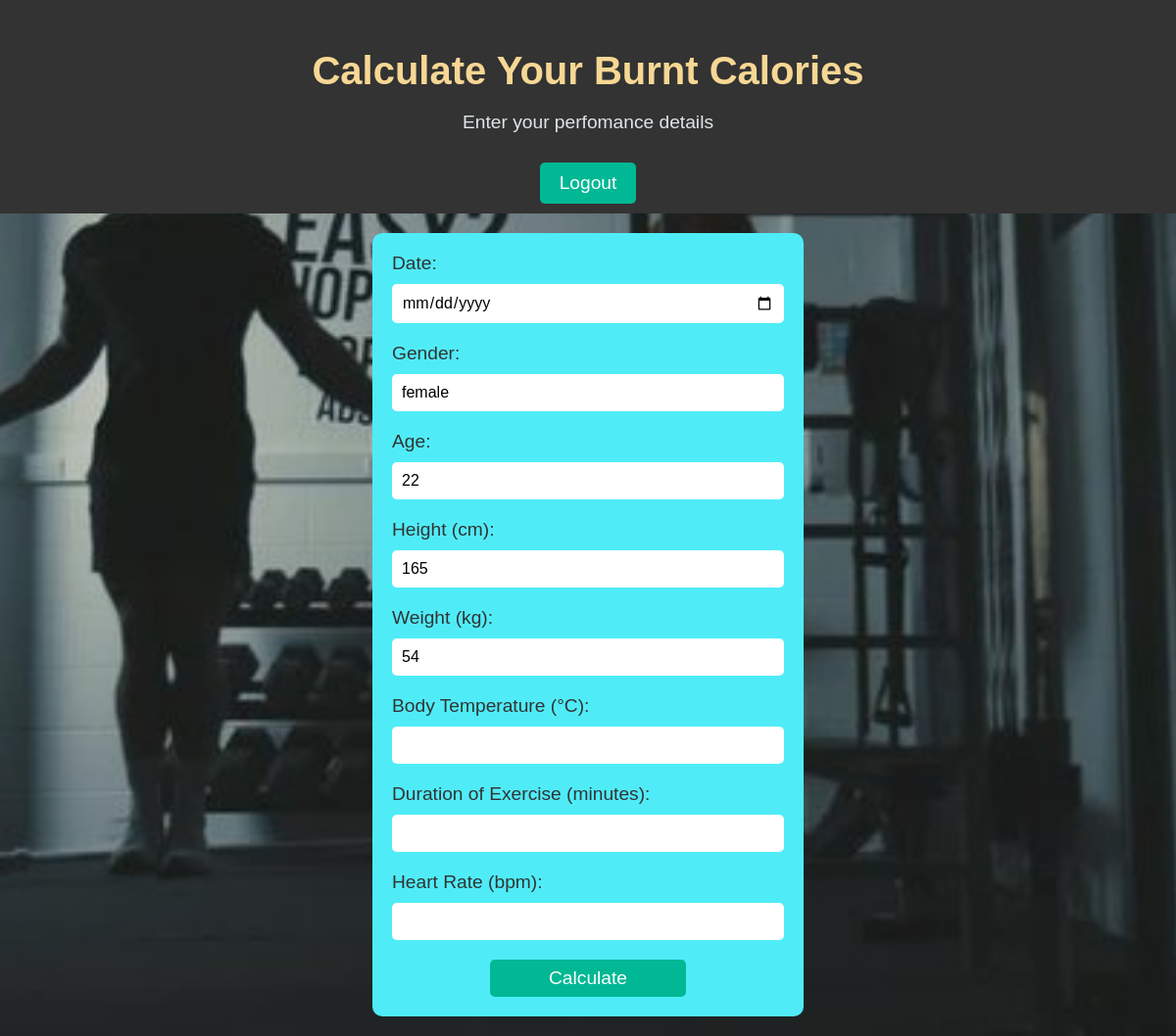
The page /calculate_calorie (signed in) on the database its author committed.
### calorie_tracker_using_ml/app.py (models this page shows)
class Member(db.Model):
    uname = db.Column(db.String(50), primary_key=True)  # Primary Key
    password = db.Column(db.String(200), nullable=False)
    name = db.Column(db.String(100), nullable=False)
    gender = db.Column(db.String(10), nullable=False)
    age = db.Column(db.Integer, nullable=False)
    height = db.Column(db.Integer, nullable=False)  # Height in cm
    weight = db.Column(db.Integer, nullable=False)  # Weight in kg
    kind = db.Column(db.String(20), nullable=False)  # Could represent membership type or other info

### calorie_tracker_using_ml/app.py (the view)
@app.route('/calculate_calorie', methods=['GET', 'POST'])
def calculate_calorie():
    if 'username' not in session:
        return redirect(url_for('login'))
    user = db.session.query(Member).filter_by(uname=session['username']).first()
    if request.method == 'POST':
        return redirect(url_for('member_dashboard'))
    min_date = datetime.date.today().isoformat()
    return render_template('calculate_calorie.html', user=user, min_date=min_date)

### calorie_tracker_using_ml/templates/calculate_calorie.html (shortened to what this page needs)
<!DOCTYPE html>
<html lang="en">
<head>
    <link rel="stylesheet" href="{{ url_for('static', filename='css/styles.css') }}">
</head>
<body>
    <header>
        <h1>Calculate Your Burnt Calories</h1>
        <p>Enter your perfomance details</p>
        <button class="logout-btn" onclick="location.href='{{ url_for('logout') }}'">Logout</button>
    </header>
    <main>
        <div class="form-container">
            <form action="/calculate" method="POST">
                <div class="input-group">
                    <label for="date">Date:</label>
                    <input type="date" id="date" name="date" min="{{ min_date }}" required>
                </div>
                <div class="input-group">
                    <label for="gender">Gender:</label>
                    <input type="text" id="gender" name="gender" value="{{ user.gender }}" readonly>
                </div>
                <div class="input-group">
                    <label for="age">Age:</label>
                    <input type="number" id="age" name="age" value="{{ user.age }}" required>
                </div>
                <div class="input-group">
                    <label for="height">Height (cm):</label>
                    <input type="number" id="height" name="height" value="{{ user.height }}" required>
                </div>
                <div class="input-group">
                    <label for="weight">Weight (kg):</label>
                    <input type="number" id="weight" name="weight" value="{{ user.weight }}" required>
                </div>
                <div class="input-group">
                    <label for="body_temp">Body Temperature (°C):</label>
                    <input type="number" step="0.1" id="body_temp" name="body_temp" required>
                </div>
                <div class="input-group">
                    <label for="duration">Duration of Exercise (minutes):</label>
                    <input type="number" id="duration" name="duration" required>
                </div>
                <div class="input-group">
                    <label for="heart_rate">Heart Rate (bpm):</label>
                    <input type="number" id="heart_rate" name="heart_rate" required>
                </div>
                <button type="submit" class="btn">Calculate</button>
            </form>
        </div>
    </main>
</body>
</html>

### calorie_tracker_using_ml/static/css/styles.css (style rules this page uses)
body { font-family: Arial, sans-serif; background-color: #f0f0f0; margin: 0; padding: 0; }
header { background-color: #2c3e50; color: white; padding: 15px; text-align: center; }
main { padding: 20px; text-align: center; }
.input-group { display: block; font-size: 14px; margin-bottom: 5px; }
.input-group label { display: block; font-size: 14px; margin-bottom: 5px; color: #34495e; }
.input-group input { width: 100%; padding: 10px; border: 1px solid #ccc; border-radius: 5px; font-size: 14px; }
.btn { width: 100%; padding: 10px; background-color: #2c3e50; color: white; border: none; border-radius: 5px; cursor: pointer; font-size: 16px; }
.input-group { margin-bottom: 14px; text-align: left; }
.input-group label { display: block; font-size: 14px; margin-bottom: 5px; color: #ffffff; }
.input-group input, .input-group select { width: 480px; padding: 10px; border: 1px solid #ccc; border-radius: 5px; font-size: 14px; box-sizing: border-box; font-family: 'Gill Sans', 'Gill Sans MT', Calibri, 'Trebuchet MS', sans-serif; }
body { font-family: Arial, sans-serif; background-color: #f4f4f4; margin: 0; padding: 0; }
header { background-color: #333; color: white; padding: 10px 0; text-align: center; }
body { font-family: 'Arial', sans-serif; background: url('../images/gym_motivation.jpg') no-repeat center center fixed; background-size: cover; margin: 0; padding: 0; color: #fff; text-align: center; }
header h1 { font-size: 3rem; margin: 50px 0 10px; color: #f7d794; }
header p { font-size: 1.5rem; margin-bottom: 30px; color: #dfe6e9; }
body { font-family: 'Arial', sans-serif; background: url('static/images/workout_background.jpg')no-repeat center center fixed; background-size: cover; margin: 0; padding: 0; color: #fff; text-align: center; }
header h1 { font-size: 2.5rem; margin: 40px 0 10px; color: #f7d794; }
header p { font-size: 1.2rem; margin-bottom: 30px; color: #dfe6e9; }
.form-container { background-color: rgb(79, 236, 248); padding: 20px; border-radius: 10px; width: 400px; margin: 0 auto; }
.input-group { margin-bottom: 20px; text-align: left; color:rgb(0, 0, 0) }
.input-group label { display: block; margin-bottom: 5px; font-size: 1.1rem; color: #ffffff; font-size: 14px; }
.input-group input { width: 100%; padding: 10px; border-radius: 5px; border: none; font-size: 1rem; }
button { padding: 10px 20px; background-color: #00b894; color: white; border: none; border-radius: 5px; font-size: 1.2rem; cursor: pointer; transition: background-color 0.3s ease; }
.btn { padding: 10px; background-color: #00b894; color: white; border: none; border-radius: 5px; font-size: 1.2rem; cursor: pointer; transition: background-color 0.3s ease; width: 200px; }
body { font-family: 'Arial', sans-serif; background-color: #f4f4f9; margin: 0; padding: 0; }
.input-group { margin-bottom: 20px; }
.input-group label { display: block; font-size: 1.2rem; margin-bottom: 10px; color: #333; }
.btn { display: inline-block; padding: 8px; background-color: #00b894; color: white; font-size: 1.2rem; border: none; border-radius: 5px; cursor: pointer; transition: background-color 0.3s ease; text-align: center; text-decoration: none; }

### rows shown on the page
Member: gender "female", age "22", height "165", weight "54"
